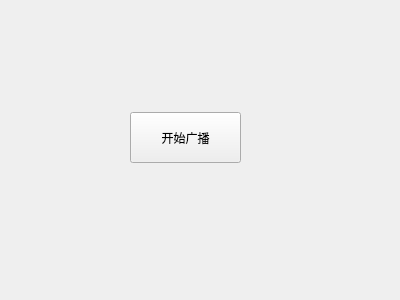
<?xml version="1.0" encoding="UTF-8"?>
<ui version="4.0">
 <class>Widget</class>
 <widget class="QWidget" name="Widget">
  <property name="geometry">
   <rect>
    <x>0</x>
    <y>0</y>
    <width>400</width>
    <height>300</height>
   </rect>
  </property>
  <property name="windowTitle">
   <string>Widget</string>
  </property>
  <widget class="QPushButton" name="pushButton">
   <property name="geometry">
    <rect>
     <x>130</x>
     <y>112</y>
     <width>111</width>
     <height>51</height>
    </rect>
   </property>
   <property name="text">
    <string>开始广播</string>
   </property>
  </widget>
 </widget>
 <layoutdefault spacing="6" margin="11"/>
 <resources/>
 <connections/>
</ui>
